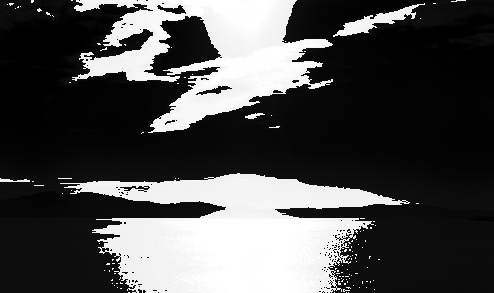
%> input picture TP2/TP02I03.bmp, 494 x 293 px
$ octave testgit.m   (GNU Octave 9; MATLAB toolbox functions it lacks are replaced by stand-ins)
%> lines starting %> are read from the running program, lines starting %| are printed output that depends on the picture
close all
clc
clear all
% [4 lines of commented-out code are left out]
image1 = double(imread('TP02I03.bmp'));
%> image1: size 293x494 double; min 0, max 255, mean 76.3; mean of the top-left, top-right, bottom-left and bottom-right quarters 76.5, 45.7, 100.4, 82.3
%image(uint8(image1));
%colormap(gray(256));
%image(image1);
colormap(gray(256));
hist=zeros(1,255);

for i=1:256
    hist(i)=sum(image1(:) == i);
end
%> after the loop, hist = 256 values, max 11008 at index 12, min 0 at index 16, mean 543.1
bar(hist)
%%
%%Expansion dynamique
Imin=min(min(image1));
%> Imin = 0
Imax=max(max(image1));
%> Imax = 255
ExDy=zeros(size(image1,1),size(image1,2));
for row=1:size(image1,1)
    for col=1:size(image1,2)
          ExDy(row,col)=(image1(row,col)-Imin)/(Imax-Imin)*255;
      end
end
figure;
histXD=zeros(1,255);

for i=1:256
    histXD(i)=sum(ExDy(:) == i);
end
%> after the loop, histXD has the same summary as hist
bar(histXD);
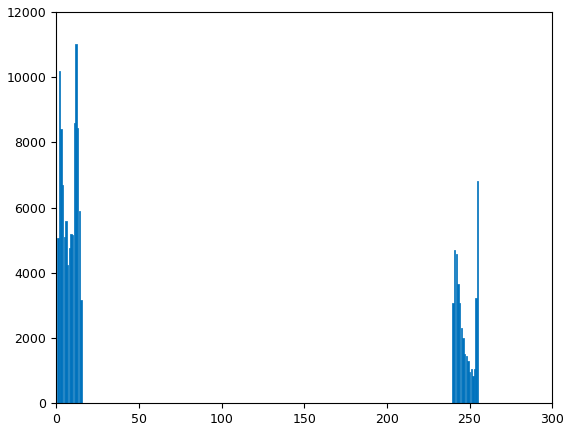
%> figure redrawn from the program's plot data; tallest bar 11008 high, from x = 11.6 to 12.4
%image(ExDy);
%colormap(gray(256));
%%
%%egalisation histogramme
histEg=zeros(size(hist));
EgHi=zeros(size(image));
histEg(1,1)=hist(1,1);
s=size(image1);
%> s = [293 494]
for i=2:255
    histEg(1,i)=histEg(1,i-1)+hist(1,i);
end
%> after the loop, histEg = 256 values, max 139038 at index 255, min 0 at index 256, mean 95914.6
for i=1:s(1)
    for j=1:s(2)

        EgHi(i,j)=(histEg(1,image1(i,j)+1)/(s(1)*s(2)))*255;
    end
end
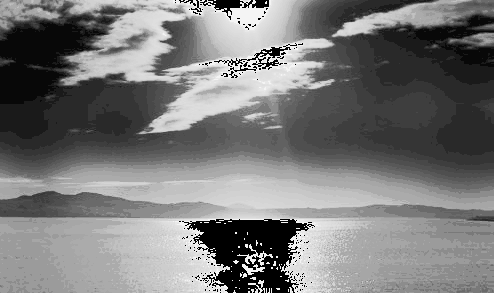
%> EgHi: size 293x494 double; min 0, max 245, mean 121

figure(3);
bar(histEg);
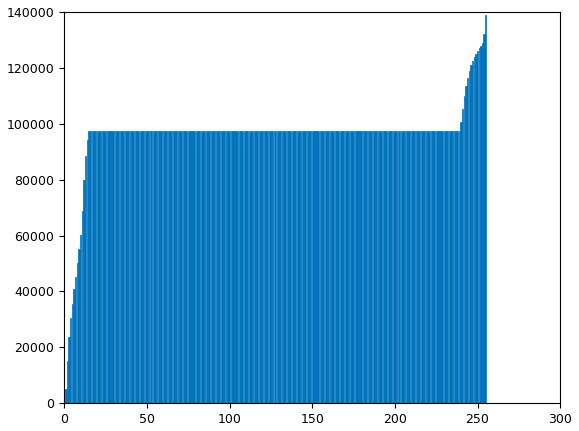
%> figure redrawn from the program's plot data; tallest bar 139038 high, from x = 254.6 to 255.4
figure(4);
image(EgHi);
colormap(gray(256));

$ run again, with TP2/TP02I01.jpg saved as TP2/TP02I03.bmp
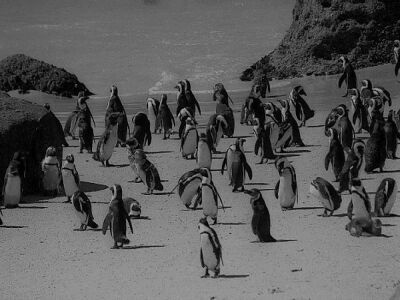
%> input picture TP2/TP02I01.jpg, 400 x 300 px
%> after the loop `for i=1:256`: hist = 256 values, max 1865 at index 140, min 0 at index 167, mean 466
%> Imin = 0
%> Imax = 174
%> after the loop `for row=1:size(image1,1)`:
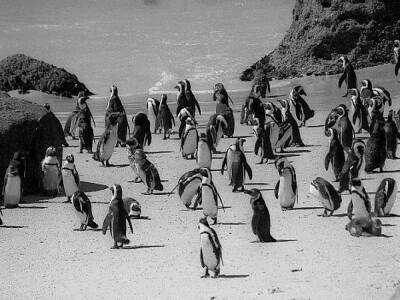
%> ExDy: size 300x400 double; min 0, max 255, mean 131.3
%> after the loop `for i=1:256`: histXD = 256 values, max 1000 at index 170, min 0 at index 1, mean 5.64
%> after the loop `for i=2:255`: histEg = 256 values, max 119306 at index 174, min 0 at index 256, mean 77300.8
%> `bar(histEg);`:
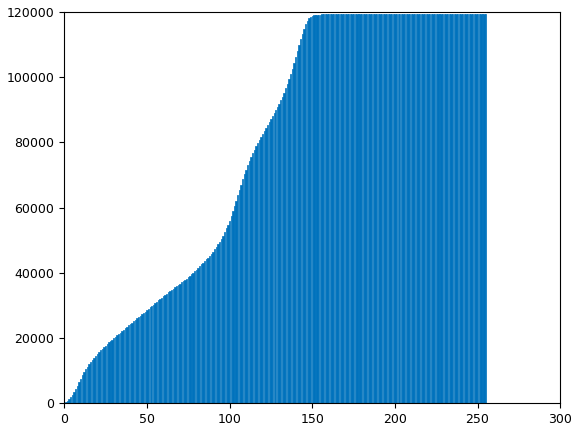
%> figure redrawn from the program's plot data; tallest bar 119306 high, from x = 173.6 to 174.4

$ run again, with TP2/TP02I02.bmp copied over TP2/TP02I03.bmp
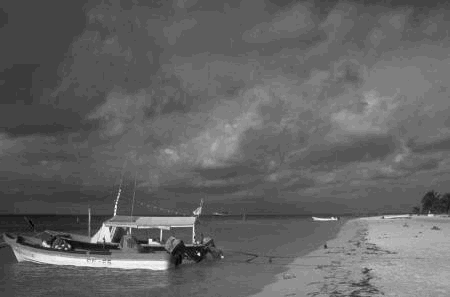
%> input picture TP2/TP02I02.bmp, 450 x 297 px
%> after the loop `for i=1:256`: hist = 256 values, max 20131 at index 11, min 0 at index 31, mean 522
%> Imin = 0
%> Imax = 30
%> after the loop `for i=1:256`: histXD = 256 values, max 19413 at index 85, min 0 at index 1, mean 270.7
%> `bar(histXD);`:
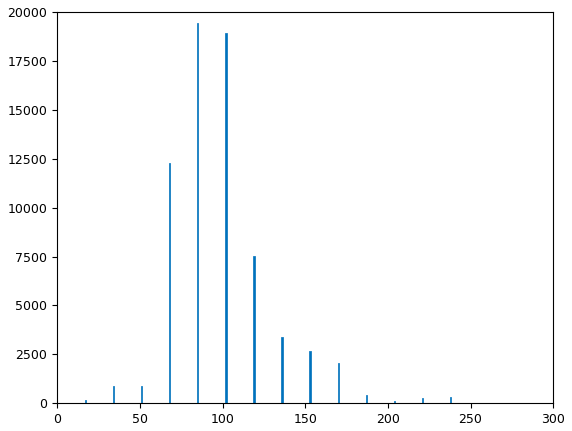
%> figure redrawn from the program's plot data; tallest bar 19413 high, from x = 84.6 to 85.4
%> after the loop `for i=2:255`: histEg = 256 values, max 133643 at index 30, min 0 at index 256, mean 127467.4
%> `bar(histEg);`:
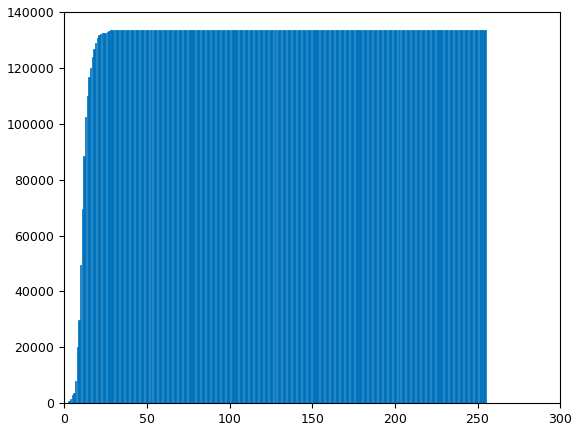
%> figure redrawn from the program's plot data; tallest bar 133643 high, from x = 29.6 to 30.4
